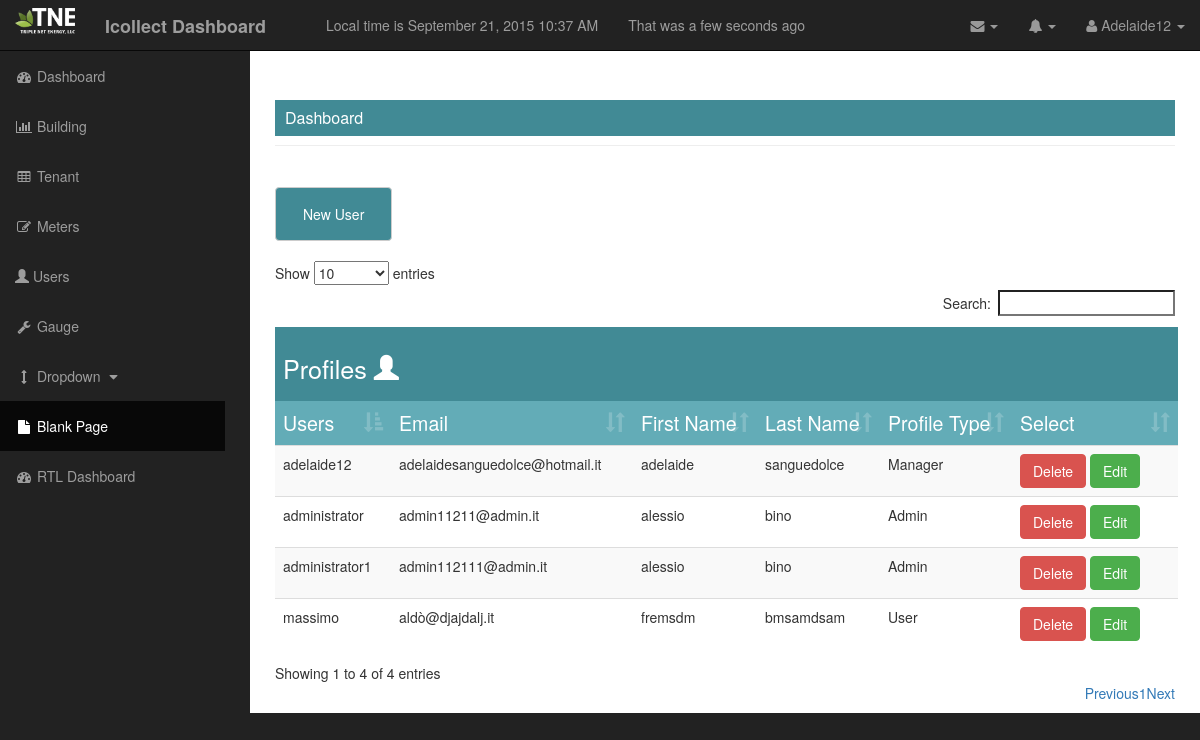
The app's page /dashboard/users (signed in), older data.
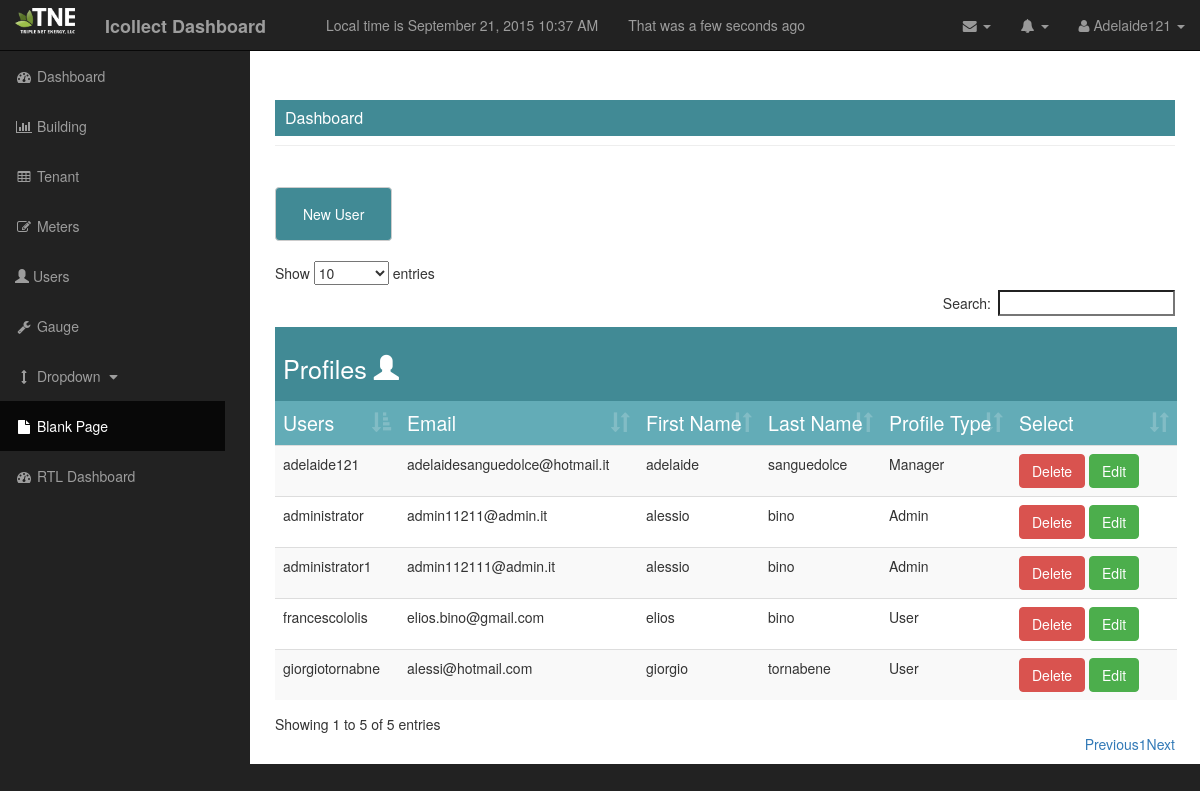
The same page, newer data.
### project/model_.py (models this page shows, shortened)
class user_(db.Model,UserMixin):
    __tablename__ = "user"
    id_user = db.Column(db.Integer, primary_key=True)
    user = db.Column(db.String, unique=True, nullable=False)
    password = db.Column(db.String, unique=True ,nullable=False)
    email = db.Column(db.String, unique=True, nullable=False)
    first_name = db.Column(db.String, nullable=False)
    last_name = db.Column(db.String, nullable=False)
    role = db.Column(db.String, db.ForeignKey('profile_type.name'))
    gauge_ch = db.relationship('gauge_', backref='user')
    def is_authenticated(self):
        return True
    @login_.user_loader
    def load_user(id_user=None):
        return user_.query.get(int(id_user))

### project/users/view.py (the view)
@users_for_blueprint.route('/dashboard/users')
@login_required
def user_page():
    users_site = db.session.query(user_).order_by(user_.id_user)
    return render_template('users.html', users=users_site, current_time=datetime.utcnow())

### project/templates/users.html (shortened to what this page needs)
{% extends "base_.html" %}
{% block head %}
    {{ super() }}
{% endblock %}
{% block content %}
      <div id="page-wrapper">
           <div class="container-fluid">
                <div class="row">
                    <div class="page-tabs">
                        <div class="col-lg-12">
                            <ul class="nav nav-pills nav-user">
                                  <li type="button" class="btn btn-default" role="presentation"><a class="tab-extra" href="{{url_for('user.new_users')}}" aria-controls="new-user" role="tab">New User</a></li>
                            </ul>
                        </div>
                    </div>
                    <div class="col-lg-12">
                          <div class="tables">
                            <table id="tables-users" class="table table-striped table-hover">
                                <caption class="tables-users">
                                <h2>Profiles <i class="glyphicon glyphicon-user"></i>
                                </h2>
                                </caption>
                                <thead class="table-header">
                                    <tr>
                                        <td>Users</td>
                                        <td>Email</td>
                                        <td>First Name</td>
                                        <td>Last Name</td>
                                        <td>Profile Type</td>
                                        <td>Select</td>
                                    </tr>
                                </thead>
                                <tbody>
                                    {% for user in users %}
                                <tr>
                                        <td>{{user.user}}</td>
                                        <td>{{user.email}}</td>
                                        <td>{{user.first_name}}</td>
                                        <td>{{user.last_name}}</td>
                                        <td>{{user.role}}</td>
                                        <div class="btn-group-lg">
                                        <td width="150px"><a type="button" class="btn btn-danger btn-user-dng" href="{{ url_for('user.delete_users', usersdel=user.user)}}">Delete</a>
                                        <a type="button" class="btn btn-success btn-user-edit" href="{{ url_for('user.edit_users', useredit=user.user) }}">Edit</a></td>
                                        </div>
                                </tr>
                                    {% endfor %}
                                </tbody>
                            </table>
                        </div>
                    </div>
                    </div>
                </div>
           </div>
      </div>
{% endblock %}

### project/templates/base_.html (shortened to what this page needs)
<!DOCTYPE html>
<html lang="en">
{% block head %}
<head>
     <link href="{{url_for('static', filename='css/bootstrap.min.css')}}" rel="stylesheet">
     <link href="{{url_for('static', filename='css/sb-admin.css')}}" rel="stylesheet">
     <link href="{{ url_for('static', filename='css/simple-sidebar.css')}}" rel="stylesheet">
     <link href="{{url_for('static', filename='font-awesome/css/font-awesome.min.css')}}" rel="stylesheet">
    <link href="{{ url_for('static', filename='css/dataTables.bootstrap.css')}}" rel="stylesheet">
</head>
{% endblock %}
<body>
    <div id="wrapper">
        {% if current_user.is_authenticated() %}
        <nav class="navbar navbar-inverse navbar-fixed-top" role="navigation">
            <div class="navbar-header">
                <a class="navbar-brand" href="{{url_for('user.logout_')}}">
                    <img style="max-width: 60px; margin-top: -7px" src = "{{url_for ('static' , filename='images/TNE_150.png')}}">
                </a>
                <a class ="navbar-brand" href="/dashboard"><strong>Icollect Dashboard</strong></a>
                <div class="navbar-brand">
                </div>
                <div class="navbar-text"> Local time is {{ moment(current_time).format('LLL') }}</div>
                <div class="navbar-text"> That was {{ moment(current_time).fromNow(refresh=True)}}</div>
            </div>
            <ul class="nav navbar-right top-nav">
                <li class="dropdown">
                    <a href="#" class="dropdown-toggle" data-toggle="dropdown"><i class="fa fa-envelope"></i> <b class="caret"></b></a>
                </li>
                <li class="dropdown">
                    <a href="#" class="dropdown-toggle" data-toggle="dropdown"><i class="fa fa-bell"></i> <b class="caret"></b></a>
                </li>
                <li class="dropdown">
                    <a href="#" class="dropdown-toggle" data-toggle="dropdown"><i class="fa fa-user"></i>  {{ current_user.user|capitalize }} <b class="caret"></b></a>
                </li>
            </ul>
            {% endif %}
            <div class="collapse navbar-collapse navbar-ex1-collapse">
                <ul class="nav navbar-nav side-nav">
                    <li>
                        <a href="/dashboard"><i class="fa fa-fw fa-dashboard"></i> Dashboard</a>
                    </li>
                    <li>
                        <a href="/dashboard/building"><i class="fa fa-fw fa-bar-chart-o"></i> Building </a>
                    </li>
                    <li>
                        <a href="/dashboard/tenant"><i class="fa fa-fw fa-table"></i> Tenant </a>
                    </li>
                    <li>
                        <a href="/dashboard/meters"><i class="fa fa-fw fa-edit"></i> Meters </a>
                    </li>
                    <li>
                        <a href="/dashboard/users"><i class="glyphicon glyphicon-user"></i> Users </a>
                    </li>
                    <li>
                        <a href="/dashboard/prova"><i class="fa fa-fw fa-wrench"></i> Gauge</a>
                    </li>
                    <li>
                        <a href="javascript:;" data-toggle="collapse" data-target="#demo"><i class="fa fa-fw fa-arrows-v"></i> Dropdown <i class="fa fa-fw fa-caret-down"></i></a>
                    </li>
                    <li class="active">
                        <a href="blank-page.html"><i class="fa fa-fw fa-file"></i> Blank Page</a>
                    </li>
                    <li>
                        <a href="../../Template_Error/index-rtl.html"><i class="fa fa-fw fa-dashboard"></i> RTL Dashboard</a>
                    </li>
                </ul>
            </div>
        </nav>
        <div id="page-wrapper">
           <div class="container-fluid">
                <div class="row">
                    <div class="col-lg-12">
                        <h1 class="page-header">
                            <div class="box-header show-header widget-head">
                                Dashboard
                            </div>
                        </h1>
                        {% block error %}
                        <div class="col-lg-12">
                        </div>
                        {% endblock %}
                    </div>
                </div>
           </div>
    </div>
        {% block content %}
        {% endblock %}
</body>
</html>

### project/static/css/sb-admin.css (style rules this page uses)
body { margin-top: 100px; background-color: #222; }
@media (min-width:768px) { body { margin-top: 50px; } }
#wrapper { padding-left: 0; }
#page-wrapper { width: 100%; padding: 0; background-color: #fff; }
@media (min-width:768px) { #wrapper { padding-left: 225px; } }
@media (min-width:768px) { #page-wrapper { padding: 10px; } }
.top-nav { padding: 0 15px; }
.top-nav>li { display: inline-block; float: left; }
.top-nav>li>a { padding-top: 15px; padding-bottom: 15px; line-height: 20px; color: #999; }
@media (min-width:768px) { .side-nav { position: fixed; top: 51px; left: 225px; width: 225px; margin-left: -225px; border: none; border-radius: 0; overflow-y: auto; background-color: #222; bottom: 0; overflow-x: hidden; padding-bottom: 40px; } }
@media (min-width:768px) { .side-nav>li>a { width: 225px; } }
.tables { border-radius: 7px; }
.box-header { font-size: 16px; padding: 10px; background: #418A95; color: #ffffff; line-height: 16px; }

### project/static/css/simple-sidebar.css (style rules this page uses)
#wrapper { padding-left: 0; -webkit-transition: all 0.5s ease; -moz-transition: all 0.5s ease; -o-transition: all 0.5s ease; transition: all 0.5s ease; }
@media (min-width:768px) { #wrapper { padding-left: 250px; } }

Row changes from the older to the newer data that the page shows:
removed user_: user "massimo", email "aldò@djajdalj.it", first_name "fremsdm", last_name "bmsamdsam", role "User"
changed user_ "adelaidesanguedolce@hotmail.it": user "Adelaide12" → "Adelaide121"; user "adelaide12" → "adelaide121"
added user_: user "francescololis", email "elios.bino@gmail.com", first_name "elios", last_name "bino", role "User"
added user_: user "giorgiotornabne", email "alessi@hotmail.com", first_name "giorgio", last_name "tornabene", role "User"
Text that changed along with them:
text written by a page script: "Show entries Search: Showing 1 to 4 of 4 entries Previous 1 Next" → "Show entries Search: Showing 1 to 5 of 5 entries Previous 1 Next"
